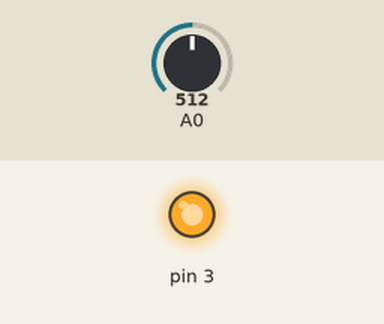
Simulated run of this sketch. Board: Arduino Uno, built with avr-gcc and run on an emulated ATmega328P. Shown: output pins drawn as LEDs (lit = HIGH). The inputs (shaded band) are chosen by the test bench; at power-on: A0 = 512. What the sketch prints to the serial monitor is not drawn.

Above: at 1.2 s.
1.3 s: A0 set to 892
At 2.7 s:
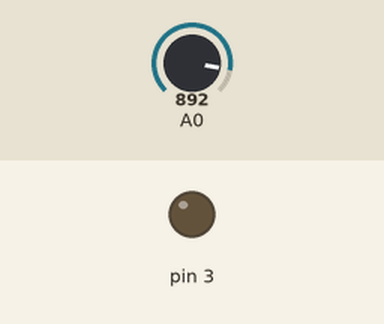
2.9 s: A0 set to 911
Timing chart, 0 to 11.9 s (numbered marks = the images above; inputs shaded):
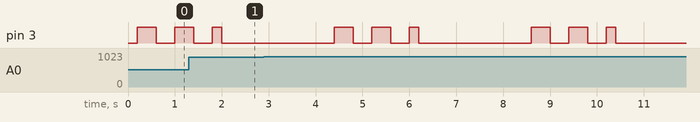

The sketch:

Comms1.ino
```cpp
/*
  Communications

  Transmits data using a white LED and recieves it using a photoresistor

*/


int ledState = LOW;             // ledState used to set the LED


// the setup routine runs once when you press reset:
void setup()
{
  // set the digital pin as output:
  pinMode(3, OUTPUT);
  // initialize serial communication at 9600 bits per second:
  Serial.begin(9600);
}


const long txInterval = 200;              // interval at which to tx bit (milliseconds)
int tx_state = 0;

unsigned long previousTxMillis = 0;        // will store last time LED was updated

void txChar(char chr)
{
  unsigned long currentTxMillis = millis();

  if (currentTxMillis - previousTxMillis >= txInterval)
  {
    // save the last time you blinked the LED
    previousTxMillis = currentTxMillis;

    switch (tx_state)
    {
      case 0:
        digitalWrite(3, HIGH);  /* Transmit Start bit */
        tx_state++;
        break;

      case 1:
        if ((chr & 0x40) != 0)   /* Transmit Bit 7 */
        {
          digitalWrite(3, HIGH);
        }
        else
        {
          digitalWrite(3, LOW);
        }
        tx_state++;
        break;

      case 2:
        if ((chr & 0x20) != 0)   /* Transmit Bit 6 */
        {
          digitalWrite(3, HIGH);
        }
        else
        {
          digitalWrite(3, LOW);
        }
        tx_state++;
        break;

      case 3:
        if ((chr & 0x10) != 0)   /* Transmit Bit 5 */
        {
          digitalWrite(3, HIGH);
        }
        else
        {
          digitalWrite(3, LOW);
        }
        tx_state++;
        break;

      case 4:
        if ((chr & 0x08) != 0)   /* Transmit Bit 4 */
        {
          digitalWrite(3, HIGH);
        }
        else
        {
          digitalWrite(3, LOW);
        }
        tx_state++;
        break;

      case 5:
        if ((chr & 0x04) != 0)   /* Transmit Bit 3 */
        {
          digitalWrite(3, HIGH);
        }
        else
        {
          digitalWrite(3, LOW);
        }
        tx_state++;
        break;

      case 6:
        if ((chr & 0x02) != 0)   /* Transmit Bit 2 */
        {
          digitalWrite(3, HIGH);
        }
        else
        {
          digitalWrite(3, LOW);
        }
        tx_state++;
        break;

      case 7:
        if ((chr & 0x01) != 0)   /* Transmit Bit 1 */
        {
          digitalWrite(3, HIGH);
        }
        else
        {
          digitalWrite(3, LOW);
        }
        tx_state++;
        break;

      case 8:
        digitalWrite(3, HIGH);  /* Transmit Stop bit */
        tx_state++;
        break;

      default:
        digitalWrite(3, LOW);
        tx_state++;
        if (tx_state > 20) tx_state = 0;  /* Start resending the character */
        break;
    }
  }
}


const long rxInterval = 20;              // interval at which to read bit (milliseconds)
int rx_state = 0;
char rx_char;
unsigned long previousRxMillis = 0;        // will store last time LED was updated
int rx_bits[10] = {0, 0, 0, 0, 0, 0, 0, 0, 0, 0};

void rxChar()
{
  unsigned long currentRxMillis = millis();
  int sensorValue;
  int i;

  if (currentRxMillis - previousRxMillis >= rxInterval)
  {
    // save the last time you read the analogue input
    previousRxMillis = previousRxMillis + rxInterval;

    sensorValue = analogRead(A0);
    //Serial.println(rx_state);

    switch (rx_state)
    {
      case 0:
        if (sensorValue >= 900)
        {
          rx_bits[0]++;
          rx_state++;
        }
        break;

      case 100:
        if ((rx_bits[0] >= 3) && (rx_bits[8] >= 3))  /* Valid start and stop bits */
        {
          rx_char = 0;

          for (i = 1; i < 8; i++)
          {
            rx_char = rx_char << 1;
            if (rx_bits[i] >= 3) rx_char = rx_char | 0x01;
          }
          i = (int)rx_char;
          Serial.println(rx_char);
        }
        else
        {
          Serial.println("Rx error");
        }
        for (i = 0; i < 10; i++)
        {
          Serial.println(rx_bits[i]);
        }
        for (i = 0; i < 10; i++)
        {
          rx_bits[i] = 0;
        }
        rx_state = 0;
        break;

      default:
        if (sensorValue >= 900)
        {
          rx_bits[rx_state / 10]++;
        }
        rx_state++;
        break;
    }
  }

}


// the loop routine runs over and over again forever:
void loop()
{
  txChar('L');
  rxChar();
}
```
